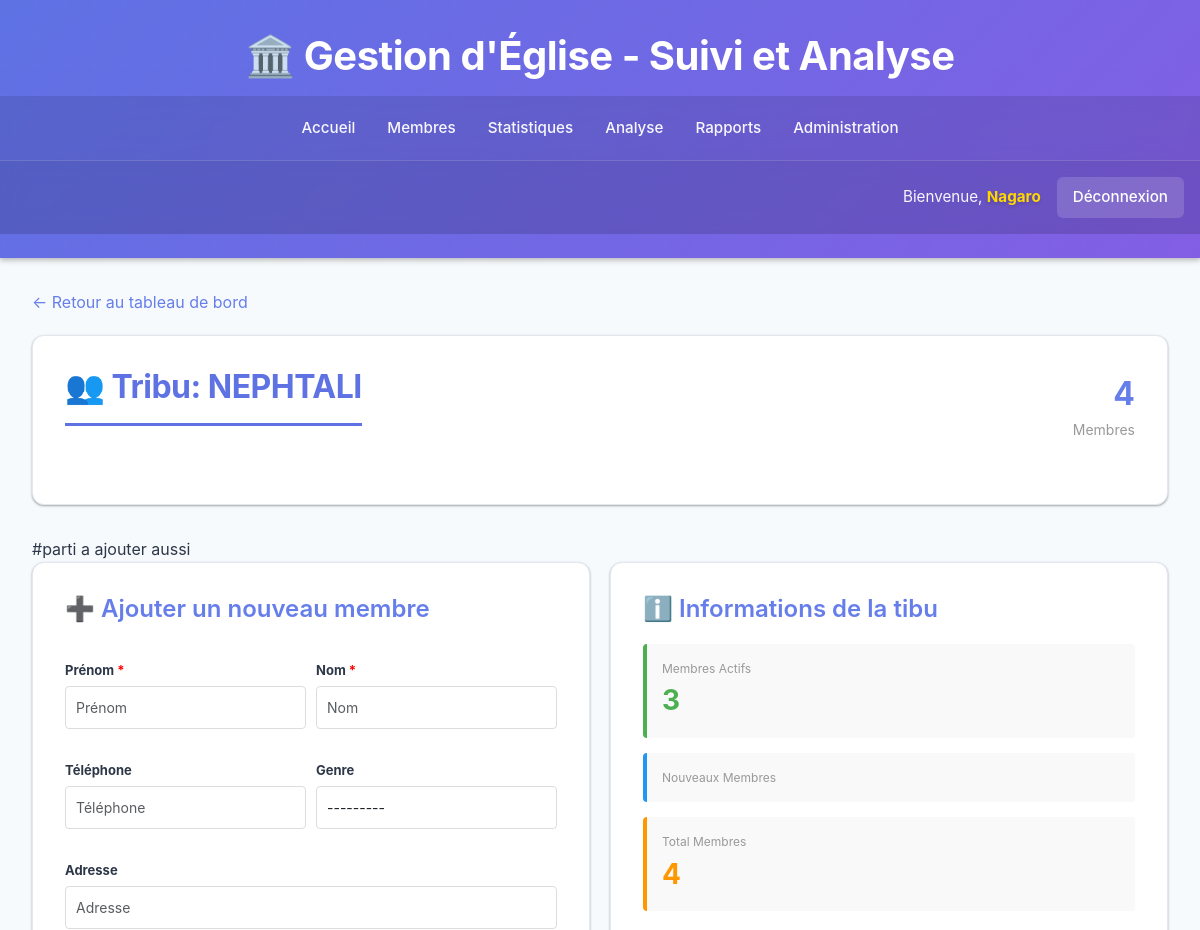
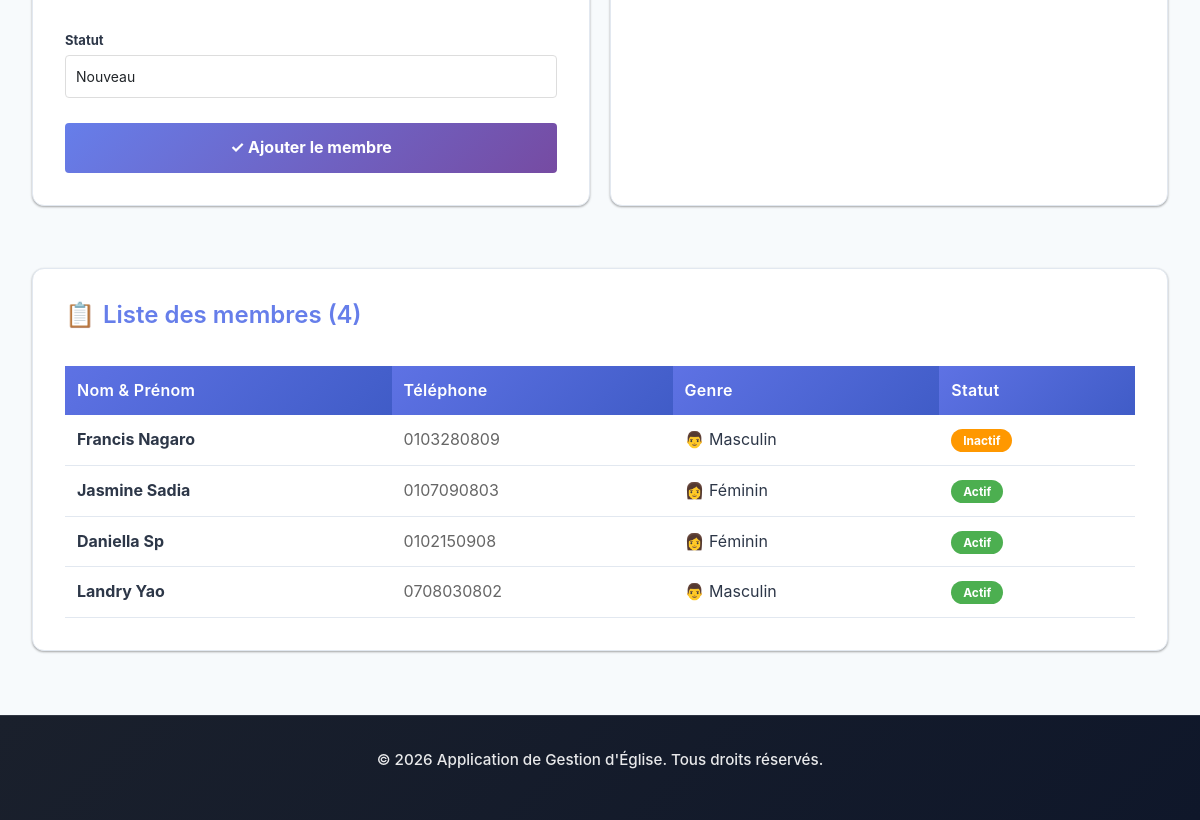
The app's page /tribu/1/membres/ (signed in), older data (2 pictures, top to bottom).
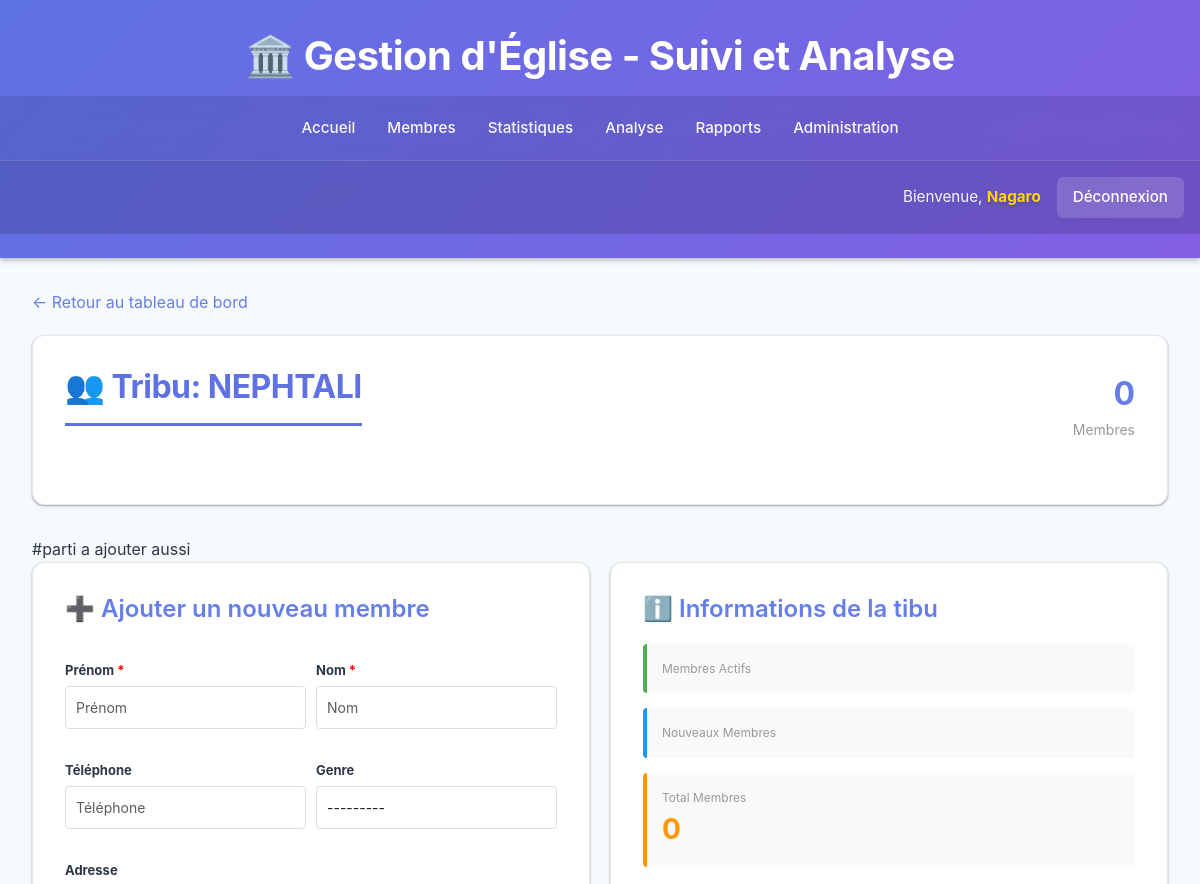
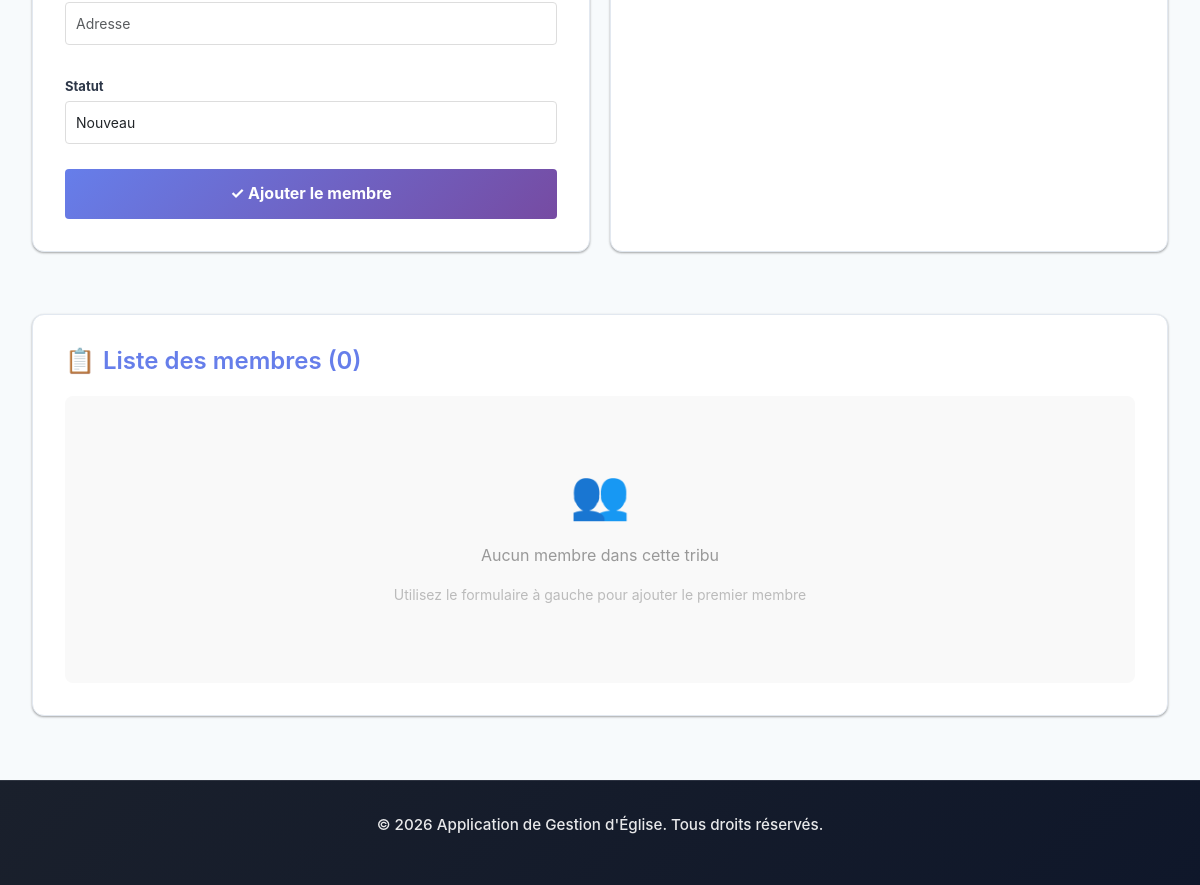
The same page, newer data (2 pictures, top to bottom).
### eglise/models.py (models this page shows, shortened)
class Membre(models.Model):
    STATUT_CHOICES = (
        ('nouveau', 'Nouveau'),
        ('actif', 'Actif'),
        ('sorti', 'Sorti'),
        ('inactif', 'Inactif'),
    )
    GENRE_CHOICES = (
        ('M', 'Masculin'),
        ('F', 'Féminin'),
    )
    nom = models.CharField(max_length=100)
    prenom = models.CharField(max_length=100)
    email = models.EmailField(blank=True, null=True)
    telephone = models.CharField(max_length=20, blank=True, null=True)
    adresse = models.CharField(max_length=255, blank=True, null=True)
    genre = models.CharField(max_length=1, choices=GENRE_CHOICES, blank=True)
    date_naissance = models.DateField(blank=True, null=True)
    photo = models.ImageField(upload_to='membres_photos/', blank=True, null=True)
    tribu = models.ForeignKey(Tribu, on_delete=models.SET_NULL, null=True, blank=True)
    departement = models.ForeignKey(Departement, on_delete=models.SET_NULL, null=True, blank=True)
    statut = models.CharField(max_length=20, choices=STATUT_CHOICES, default='nouveau')
    date_adhesion = models.DateField(default=timezone.now)
    date_depart = models.DateField(blank=True, null=True)
    notes = models.TextField(blank=True, null=True)
    date_creation = models.DateTimeField(auto_now_add=True)
    date_modification = models.DateTimeField(auto_now=True)
    class Meta:
        ordering = ['nom', 'prenom']
    def nom_complet(self):
        return f"{self.prenom} {self.nom}"

### eglise/views.py (the view, shortened to what this page needs)
# urls.py: path('tribu/<int:tribu_id>/membres/', views.TribuMembreListView.as_view(), name='tribu_membres'),
class TribuMembreListView(ProtectedDataAccessMixin, TemplateView):
    template_name = 'eglise/tribu_membres.html'
    def get(self, request, tribu_id):
        try:
            tribu = Tribu.objects.get(id=tribu_id)
        except Tribu.DoesNotExist:
            return redirect('eglise:dashboard')
        user = request.user
        if not user.is_superuser:
            try:
                if user.profile.role == 'patriarche' and user.profile.tribu_id != tribu_id:
                    return redirect('eglise:dashboard')
            except:
                return redirect('eglise:dashboard')
        membres = Membre.objects.filter(tribu=tribu).order_by('nom', 'prenom')
        context = {
            'tribu': tribu,
            'membres': membres,
            'form': MembreForm(),
        }
        return render(request, self.template_name, context)

### eglise/mixins.py (called while the page is built, shortened)
    def dispatch(self, request, *args, **kwargs):
        if not request.user.is_authenticated:
            return redirect('eglise:login')
        if request.user.is_superuser:
            return super().dispatch(request, *args, **kwargs)

### eglise/templates/eglise/tribu_membres.html (shortened to what the changed rows need)
{% extends 'eglise/base.html' %}
{% block content %}
<div class="card">
    <div style="display: flex; justify-content: space-between; align-items: center; margin-bottom: 30px;">
        <div>
            <h2 style="margin: 0;">👥 Tribu: {{ tribu.nom }}</h2>
        </div>
        <div style="text-align: right;">
            <div style="font-size: 32px; font-weight: bold; color: #667eea;">{{ membres.count }}</div>
            <div style="color: #999; font-size: 14px;">Membres</div>
        </div>
    </div>
</div>
<div style="display: grid; grid-template-columns: 1fr 1fr; gap: 20px; margin-bottom: 30px;">
    <div class="card">
        <div style="display: grid; gap: 15px;">
            <div style="background: #f9f9f9; padding: 15px; border-radius: 4px; border-left: 4px solid #4caf50;">
                <div style="font-size: 12px; color: #999;">Membres Actifs</div>
                <div style="font-size: 28px; font-weight: bold; color: #4caf50;">
                    {% regroup membres by statut as grouped %}
                    {% for group in grouped %}{% if group.grouper == 'actif' %}{{ group.list|length }}{% endif %}{% endfor %}
                </div>
            </div>
                    {% regroup membres by statut as grouped %}
            <div style="background: #f9f9f9; padding: 15px; border-radius: 4px; border-left: 4px solid #ff9800;">
                <div style="font-size: 12px; color: #999;">Total Membres</div>
                <div style="font-size: 28px; font-weight: bold; color: #ff9800;">{{ membres.count }}</div>
            </div>
        </div>
    </div>
</div>
<div class="card">
    <h3 style="color: #667eea; margin-bottom: 20px; display: flex; align-items: center; gap: 8px;">
        <span style="font-size: 24px;">📋</span> Liste des membres ({{ membres.count }})
    </h3>
    {% if membres %}
    <div style="overflow-x: auto;">
        <table style="width: 100%; border-collapse: collapse;">
            <thead>
                <tr style="background-color: #667eea; color: white;">
                    <th style="padding: 12px; text-align: left;">Nom & Prénom</th>
                    <th style="padding: 12px; text-align: left;">Téléphone</th>
                    <th style="padding: 12px; text-align: left;">Genre</th>
                    <th style="padding: 12px; text-align: left;">Statut</th>
                </tr>
            </thead>
            <tbody>
                {% for membre in membres %}
                <tr style="border-bottom: 1px solid #ddd;">
                    <td style="padding: 12px;"><strong>{{ membre.nom_complet }}</strong></td>
                    <td style="padding: 12px; color: #666;">{{ membre.telephone|default:"—" }}</td>
                    <td style="padding: 12px;">
                        {% if membre.genre == 'M' %}👨 Masculin
                        {% elif membre.genre == 'F' %}👩 Féminin
                        {% else %}—{% endif %}
                    </td>
                    <td style="padding: 12px;">
                        <span style="padding: 4px 12px; border-radius: 20px; font-size: 12px; font-weight: bold;
                            {% if membre.statut == 'actif' %}background-color: #4caf50; color: white;
                            {% elif membre.statut == 'nouveau' %}background-color: #2196f3; color: white;
                            {% elif membre.statut == 'inactif' %}background-color: #ff9800; color: white;
                            {% elif membre.statut == 'sorti' %}background-color: #f44336; color: white;{% endif %}">
                            {{ membre.get_statut_display }}
                        </span>
                    </td>
                </tr>
                {% endfor %}
            </tbody>
        </table>
    </div>
    {% else %}
    <div style="text-align: center; padding: 60px 20px; background: #f9f9f9; border-radius: 8px;">
        <div style="font-size: 48px; margin-bottom: 10px;">👥</div>
        <p style="font-size: 16px; color: #999;">Aucun membre dans cette tribu</p>
        <p style="font-size: 14px; color: #bbb; margin-top: 10px;">Utilisez le formulaire à gauche pour ajouter le premier membre</p>
    </div>
    {% endif %}
</div>
{% endblock %}

Row changes from the older to the newer data that the page shows:
removed Membre: nom_complet "Francis Nagaro", telephone "0103280809", genre "👨 Masculin", statut "Inactif"
removed Membre: nom_complet "Jasmine Sadia", telephone "0107090803", genre "👩 Féminin", statut "Actif"
removed Membre: nom_complet "Daniella Sp", telephone "0102150908", genre "👩 Féminin", statut "Actif"
removed Membre: nom_complet "Landry Yao", telephone "0708030802", genre "👨 Masculin", statut "Actif"
Text that changed along with them:
{{ membres.count }}: "4" → "0"
text no longer shown: "Nom & Prénom Téléphone Genre Statut"
text now shown: "👥 Aucun membre dans cette tribu Utilisez le formulaire à gauche pour ajouter le premier membre"
list line gone: "3"
